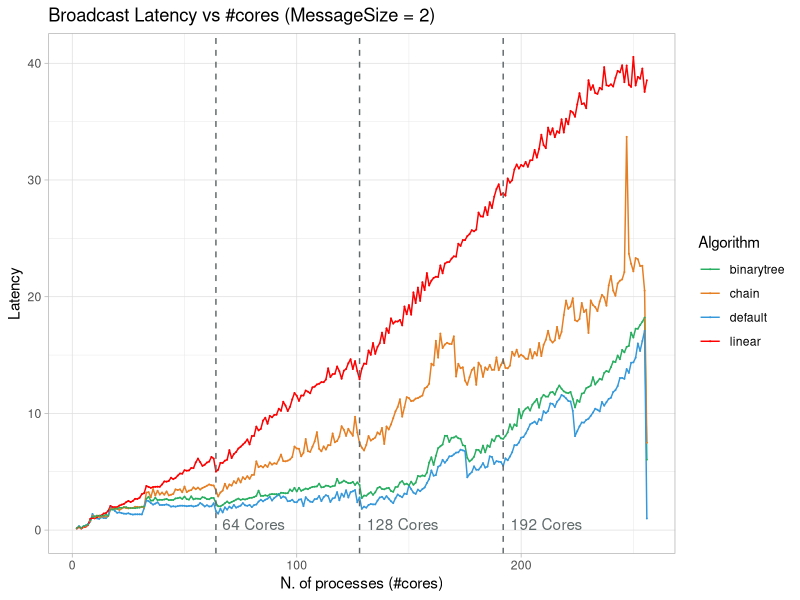
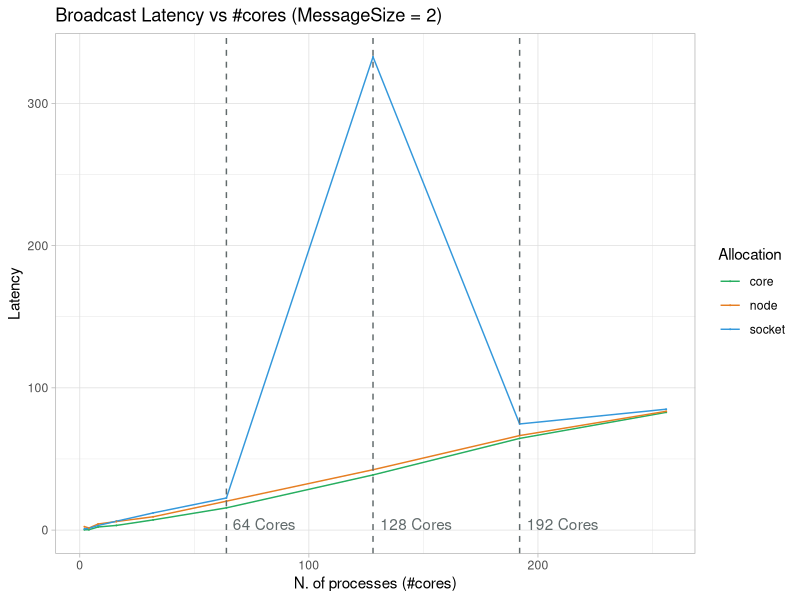
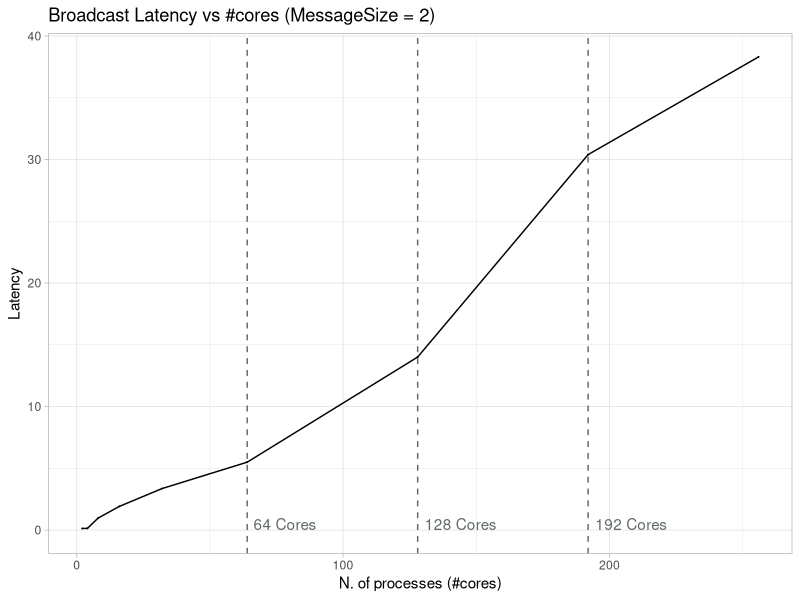

The R script that drew these images, in order:
## ---- chunk 1
knitr::opts_chunk$set(echo = TRUE)
library(ggplot2)
library(dplyr)
library(tidyverse)
library(patchwork)
## ---- chunk 2
bcast_default.df<- read.csv(file = "bcast_default.csv")
bcast_linear.df<- read.csv(file = "bcast_linear.csv")
bcast_chain.df<- read.csv(file = "bcast_chain.csv")
bcast_binarytree.df<- read.csv(file = "bcast_binarytree.csv")
## ---- chunk 3
bcast.df<- rbind(bcast_default.df,bcast_linear.df,bcast_chain.df,bcast_binarytree.df)
## ---- chunk 4
bcast.df %>%
  ggplot(aes(x = Processes, y = AvgLatency.us., color = Algorithm)) +
    geom_line(linetype = 1) +
    geom_point(size=0)+
    geom_vline(xintercept = c(64, 128,192), linetype = "dashed", color = "#616A6B")+
    annotate("text", x = c(64,128,192), y = c(0,0,0), label = c("64 Cores","128 Cores","192 Cores"), vjust = 0, hjust = -0.1,color="#616A6B")+
    scale_color_manual(values = c("#27AE60","#E67E22","#3498DB","red")) +
    xlim(2, 256) +  # Adjust the x-axis limits as needed
    labs(x = 'N. of processes (#cores)',
         y = 'Latency',
         title = 'Broadcast Latency vs #cores (MessageSize = 2)',
         color = 'Algorithm')+
    theme_light()
## ---- chunk 5
bcast_default_complete.df<- read.csv(file = "bcast_default_complete.csv")
bcast_linear_complete.df<- read.csv(file = "bcast_linear_complete.csv")
bcast_chain_complete.df<- read.csv(file = "bcast_chain_complete.csv")
bcast_binarytree_complete.df<- read.csv(file = "bcast_binarytree_complete.csv")
bcast_complete.df<- rbind(bcast_default_complete.df,bcast_linear_complete.df,bcast_chain_complete.df,bcast_binarytree_complete.df)
## ---- chunk 6
bcast_complete.df %>% filter(Algorithm=="Linear") %>%  filter(MessageSize==256) %>%
  ggplot(aes(x = Processes, y = Latency, color = Allocation)) +
    geom_line(linetype = 1) +
    geom_point(size=0)+
    geom_vline(xintercept = c(64, 128,192), linetype = "dashed", color = "#616A6B")+
    annotate("text", x = c(64,128,192), y = c(0,0,0), label = c("64 Cores","128 Cores","192 Cores"), vjust = 0, hjust = -0.1,color="#616A6B")+
    scale_color_manual(values = c("#27AE60","#E67E22","#3498DB")) +
    xlim(2, 256) +  # Adjust the x-axis limits as needed
    labs(x = 'N. of processes (#cores)',
         y = 'Latency',
         title = 'Broadcast Latency vs #cores (MessageSize = 2)',
         color = 'Allocation')+
    theme_light()
## ---- chunk 7
bcast_complete.df %>% filter(Algorithm=="Linear") %>% filter(Allocation=="core") %>% filter(MessageSize==2) %>%
  ggplot(aes(x = Processes, y = Latency)) +
    geom_line(linetype = 1) +
    geom_point(size=0)+
    geom_vline(xintercept = c(64, 128,192), linetype = "dashed", color = "#616A6B")+
    annotate("text", x = c(64,128,192), y = c(0,0,0), label = c("64 Cores","128 Cores","192 Cores"), vjust = 0, hjust = -0.1,color="#616A6B")+
    #scale_color_manual(values = c("#27AE60","#E67E22","#3498DB")) +
    xlim(2, 256) +  # Adjust the x-axis limits as needed
    labs(x = 'N. of processes (#cores)',
         y = 'Latency',
         title = 'Broadcast Latency vs #cores (MessageSize = 2)')+
    theme_light()
